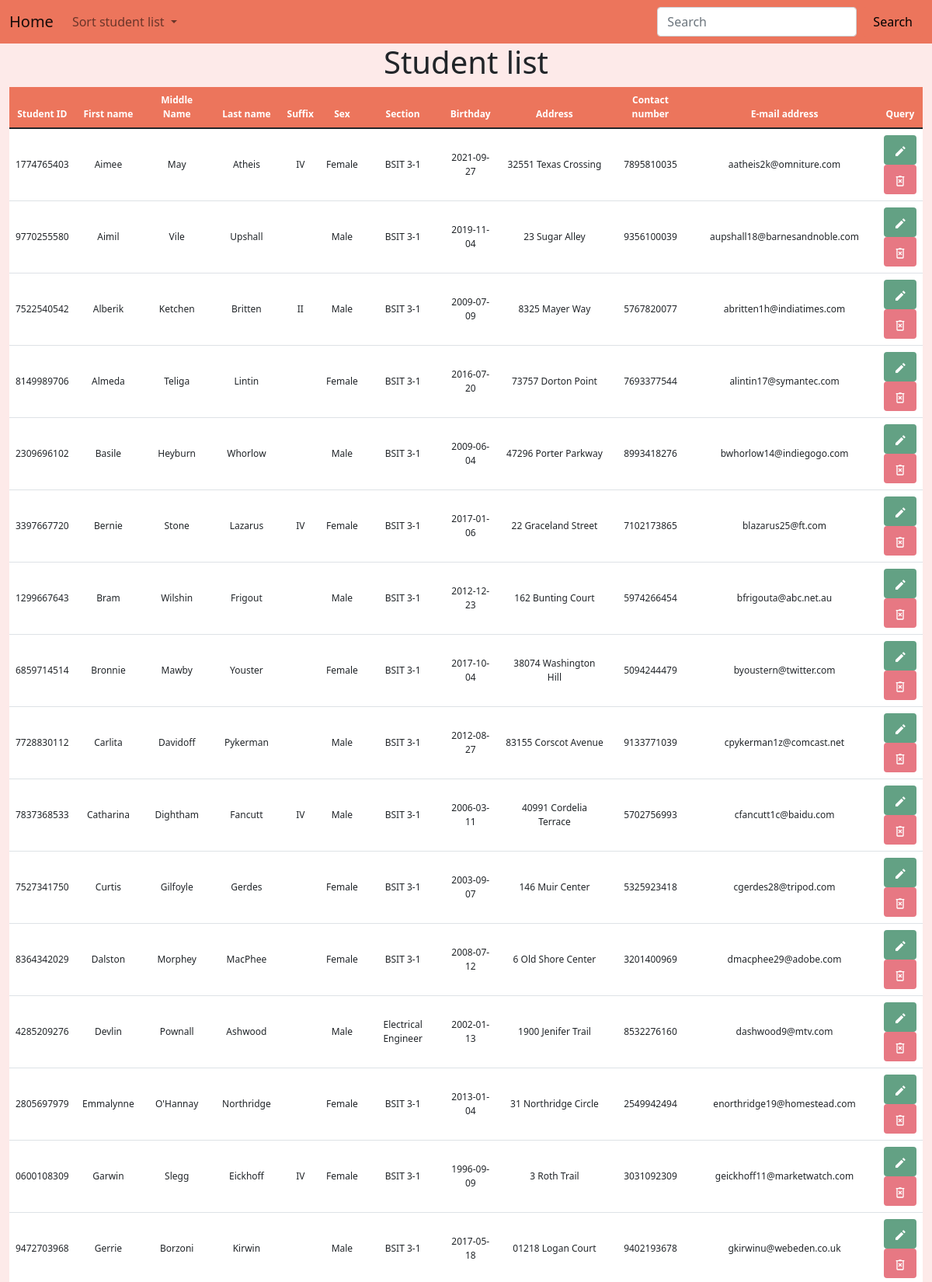
The app's page /controls/crud.php?sort=Student_First_Name (upper part) with its own data.
### tables this page shows
CREATE TABLE `tbl_student_profile` (
  `Student_ID` varchar(10) NOT NULL PRIMARY KEY,
  `Student_First_Name` varchar(50) NOT NULL,
  `Student_Middle_Name` varchar(50),
  `Student_Last_Name` varchar(50) NOT NULL,
  `Student_Suffix` varchar(10),
  `Student_Sex` enum('Male','Female') NOT NULL,
  `Student_Section` varchar(50) NOT NULL,
  `Student_Birthday` date NOT NULL,
  `Student_Address` varchar(100) NOT NULL,
  `Student_Contact_Number` varchar(11) NOT NULL,
  `Student_Email_Address` varchar(50) NOT NULL,
  `is_archive` boolean NOT NULL DEFAULT false
);

### functions/functions.php (called while the page is built, shortened)
<?php
function view($name, $contents = ''){
    require(APP_PATH . "page/layout-page.php");
}

### controls/crud.php (called while the page is built, shortened)
<?php
$view_bag = [
    'title' => 'Student Database',
    'heading' => 'Student list'
];
$records = Data::get_student_records();
if (is_get()) {
    if (isset($_GET['sort'])) {
        $sort = $_GET['sort'];
        $records = Data::sort_by($sort);
    }
}
view('crud', $records);

### functions/data/mysql.class.php (called while the page is built, shortened)
<?php
class MySqlDataProvider {
    public function __construct($source) {
        $this->source = $source;
    }
    public function sort_by($sort) {
        $pdo = $this->connect();
        $smt = $pdo->query("SELECT * FROM tbl_student_profile WHERE is_archive = false ORDER BY $sort");
        $data = $smt->fetchAll(PDO::FETCH_CLASS, 'StudentProfile');
        return $data;
    }
    private function connect() {
        try {
            return new PDO($this->source, CONFIG['db_user'], CONFIG['db_password']);
        } catch (PDOException $e) {
            return null;
        }
    }
}

### functions/data/static.class.php (called while the page is built, shortened)
<?php
class Data {
    static private $mdp;
    static public function init(MySqlDataProvider $mdp){
        return self::$mdp = $mdp;
    }
    static public function sort_by($sort){
        return self::$mdp->sort_by($sort);
    }
}

### page/crud-page.php (the view, shortened to what this page needs)
<div class="container-fluid">
    <h1 class="text-center align-middle"><?= $view_bag['heading'] ?></h1>
</div>
<div class="container-fluid container-table">
    <table class="table table-hover text-center align-middle" id="table">
        <thead>
            <tr>
                <th scope="col" id="id">Student ID</th>
                <th scope="col" id="fname">First name</th>
                <th scope="col" id="mname">Middle Name</th>
                <th scope="col" id="lname">Last name</th>
                <th scope="col" id="suffix">Suffix</th>
                <th scope="col" id="section">Sex</th>
                <th scope="col" id="sex">Section</th>
                <th scope="col" id="bday">Birthday</th>
                <th scope="col" id="address">Address</th>
                <th scope="col" id="number">Contact number</th>
                <th scope="col" id="email">E-mail address</th>
                <th scope="col" id="query">Query</th>
            </tr>
        </thead>
        <tbody>
            <?php foreach ($contents as $object) : ?>
                <tr>
                    <td><?= $object->Student_ID ?></td>
                    <td><?= $object->Student_First_Name ?></td>
                    <td><?= $object->Student_Middle_Name ?></td>
                    <td><?= $object->Student_Last_Name ?></td>
                    <td><?= $object->Student_Suffix ?></td>
                    <td><?= $object->Student_Sex ?></td>
                    <td><?= $object->Student_Section ?></td>
                    <td><?= $object->Student_Birthday ?></td>
                    <td><?= $object->Student_Address ?></td>
                    <td><?= $object->Student_Contact_Number ?></td>
                    <td><?= $object->Student_Email_Address ?></td>
                    <td>
                        <a class="btn button-edit-bg" type="submit" data-bs-toggle="modal" data-bs-target="#showEditModal">
                        </a>
                        <br>
                        <a class="btn button-delete-bg" data-bs-toggle="modal" data-bs-target="#showDeleteModal">
                        </a>
                    </td>
                </tr>
            <?php endforeach ?>
        </tbody>
    </table>
</div>

### css/stylesheet-crud.css (style rules this page uses)
body { background-color: #fdeae9; }
.container-table thead { background-color: #ec755c; color: white; }
.button-edit-bg { background-color: #63a184; }
.button-delete-bg { background-color: #e77883; }
table { background-color: white; }
tr { font-size: 30px; font-size: 1vw; }

### records on screen
tbl_student_profile: Student_ID "1774765403", Student_First_Name "Aimee", Student_Middle_Name "May", Student_Last_Name "Atheis", Student_Suffix "IV", Student_Sex "Female", Student_Section "BSIT 3-1", Student_Birthday "2021-09-27", Student_Address "32551 Texas Crossing", Student_Contact_Number "7895810035", Student_Email_Address "aatheis2k@omniture.com"
tbl_student_profile: Student_ID "9770255580", Student_First_Name "Aimil", Student_Middle_Name "Vile", Student_Last_Name "Upshall", Student_Sex "Male", Student_Section "BSIT 3-1", Student_Birthday "2019-11-04", Student_Address "23 Sugar Alley", Student_Contact_Number "9356100039", Student_Email_Address "aupshall18@barnesandnoble.com"
tbl_student_profile: Student_ID "7522540542", Student_First_Name "Alberik", Student_Middle_Name "Ketchen", Student_Last_Name "Britten", Student_Suffix "II", Student_Sex "Male", Student_Section "BSIT 3-1", Student_Birthday "2009-07-09", Student_Address "8325 Mayer Way", Student_Contact_Number "5767820077", Student_Email_Address "abritten1h@indiatimes.com"
tbl_student_profile: Student_ID "8149989706", Student_First_Name "Almeda", Student_Middle_Name "Teliga", Student_Last_Name "Lintin", Student_Sex "Female", Student_Section "BSIT 3-1", Student_Birthday "2016-07-20", Student_Address "73757 Dorton Point", Student_Contact_Number "7693377544", Student_Email_Address "alintin17@symantec.com"
tbl_student_profile: Student_ID "2309696102", Student_First_Name "Basile", Student_Middle_Name "Heyburn", Student_Last_Name "Whorlow", Student_Sex "Male", Student_Section "BSIT 3-1", Student_Birthday "2009-06-04", Student_Address "47296 Porter Parkway", Student_Contact_Number "8993418276", Student_Email_Address "bwhorlow14@indiegogo.com"
tbl_student_profile: Student_ID "3397667720", Student_First_Name "Bernie", Student_Middle_Name "Stone", Student_Last_Name "Lazarus", Student_Suffix "IV", Student_Sex "Female", Student_Section "BSIT 3-1", Student_Birthday "2017-01-06", Student_Address "22 Graceland Street", Student_Contact_Number "7102173865", Student_Email_Address "blazarus25@ft.com"
tbl_student_profile: Student_ID "1299667643", Student_First_Name "Bram", Student_Middle_Name "Wilshin", Student_Last_Name "Frigout", Student_Sex "Male", Student_Section "BSIT 3-1", Student_Birthday "2012-12-23", Student_Address "162 Bunting Court", Student_Contact_Number "5974266454", Student_Email_Address "bfrigouta@abc.net.au"
tbl_student_profile: Student_ID "6859714514", Student_First_Name "Bronnie", Student_Middle_Name "Mawby", Student_Last_Name "Youster", Student_Sex "Female", Student_Section "BSIT 3-1", Student_Birthday "2017-10-04", Student_Address "38074 Washington Hill", Student_Contact_Number "5094244479", Student_Email_Address "byoustern@twitter.com"
tbl_student_profile: Student_ID "7728830112", Student_First_Name "Carlita", Student_Middle_Name "Davidoff", Student_Last_Name "Pykerman", Student_Sex "Male", Student_Section "BSIT 3-1", Student_Birthday "2012-08-27", Student_Address "83155 Corscot Avenue", Student_Contact_Number "9133771039", Student_Email_Address "cpykerman1z@comcast.net"
tbl_student_profile: Student_ID "7837368533", Student_First_Name "Catharina", Student_Middle_Name "Dightham", Student_Last_Name "Fancutt", Student_Suffix "IV", Student_Sex "Male", Student_Section "BSIT 3-1", Student_Birthday "2006-03-11", Student_Address "40991 Cordelia Terrace", Student_Contact_Number "5702756993", Student_Email_Address "cfancutt1c@baidu.com"
tbl_student_profile: Student_ID "7527341750", Student_First_Name "Curtis", Student_Middle_Name "Gilfoyle", Student_Last_Name "Gerdes", Student_Sex "Female", Student_Section "BSIT 3-1", Student_Birthday "2003-09-07", Student_Address "146 Muir Center", Student_Contact_Number "5325923418", Student_Email_Address "cgerdes28@tripod.com"
tbl_student_profile: Student_ID "8364342029", Student_First_Name "Dalston", Student_Middle_Name "Morphey", Student_Last_Name "MacPhee", Student_Sex "Female", Student_Section "BSIT 3-1", Student_Birthday "2008-07-12", Student_Address "6 Old Shore Center", Student_Contact_Number "3201400969", Student_Email_Address "dmacphee29@adobe.com"
tbl_student_profile: Student_ID "4285209276", Student_First_Name "Devlin", Student_Middle_Name "Pownall", Student_Last_Name "Ashwood", Student_Sex "Male", Student_Section "Electrical Engineer", Student_Birthday "2002-01-13", Student_Address "1900 Jenifer Trail", Student_Contact_Number "8532276160", Student_Email_Address "dashwood9@mtv.com"
tbl_student_profile: Student_ID "2805697979", Student_First_Name "Emmalynne", Student_Middle_Name "O'Hannay", Student_Last_Name "Northridge", Student_Sex "Female", Student_Section "BSIT 3-1", Student_Birthday "2013-01-04", Student_Address "31 Northridge Circle", Student_Contact_Number "2549942494", Student_Email_Address "enorthridge19@homestead.com"
tbl_student_profile: Student_ID "0600108309", Student_First_Name "Garwin", Student_Middle_Name "Slegg", Student_Last_Name "Eickhoff", Student_Suffix "IV", Student_Sex "Female", Student_Section "BSIT 3-1", Student_Birthday "1996-09-09", Student_Address "3 Roth Trail", Student_Contact_Number "3031092309", Student_Email_Address "geickhoff11@marketwatch.com"
tbl_student_profile: Student_ID "9472703968", Student_First_Name "Gerrie", Student_Middle_Name "Borzoni", Student_Last_Name "Kirwin", Student_Sex "Male", Student_Section "BSIT 3-1", Student_Birthday "2017-05-18", Student_Address "01218 Logan Court", Student_Contact_Number "9402193678", Student_Email_Address "gkirwinu@webeden.co.uk"

### other values on screen
$view_bag['heading'] "Student list"
